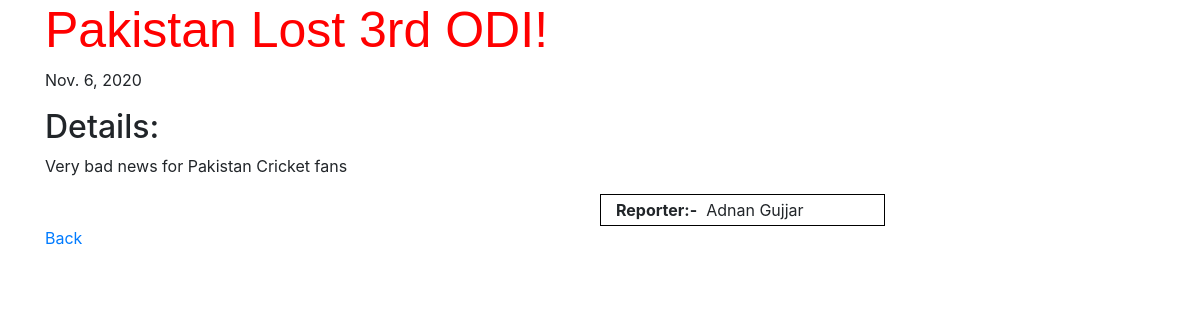
Page /news/article/2 on the committed database.
### news/models.py (models this page shows, shortened)
class Article(models.Model):
	date = models.DateField()
	headline = models.CharField(max_length=100)
	content = models.CharField(max_length=255)
	reporter = models.ForeignKey(Reporter, on_delete=models.CASCADE, related_name="Reporter")

class Reporter(models.Model):
	full_name = models.CharField(max_length=30)
	def __str__(self):
		return self.full_name

### news/views.py (the view)
# urls.py: path('article/<int:article_id>', views.article_details, name="details"),
def article_details(request, article_id):
	article_details = Article.objects.get(pk=article_id)
	return render(request, 'news/article_details.html', {
		'article_details':article_details,
		})

### news/templates/news/article_details.html
{% extends 'news/master.html' %}
{% block heading %}
	<h1 class="front-page-heading">{{ article_details.headline }}!</h1>
	<p>{{ article_details.date }}</p>
{% endblock %}
{% block body %}
	<div class="row">
		<div class="col-6">
			<h2>Details:</h2>
			<p>{{ article_details.content }}</p>
		</div>
	</div>
	<div class="row">
		<div class="col-6">
		</div>
		<div class="col-3 reporter">
			<b>Reporter:-</b>&nbsp;&nbsp;{{ article_details.reporter }}
		</div>
	</div>
	<a href="{% url 'news:index' %}">Back</a>
{% endblock %}

### news/static/news/styles.css (style rules this page uses)
.front-page-heading { font-family: sans-serif; color: red; font-size: 50px; }
.col-3 { border: 1px solid black; padding: 3px; }
.reporter { float: right; }

### rows in the picture
Article: headline "Pakistan Lost 3rd ODI", date "Nov. 6, 2020", content "Very bad news for Pakistan Cricket fans", reporter "Adnan Gujjar"
